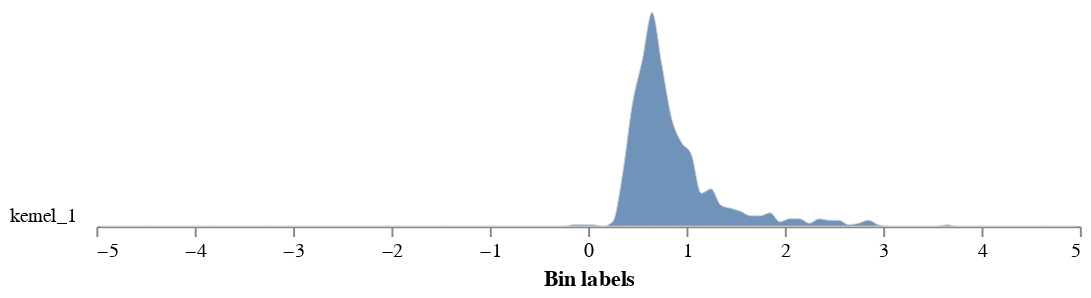

The notebook cell this image was saved under:
### Code cell
# Graph the histogram of the spectral index

ari_output=pcv.analyze.spectral_index(index_img=ari_index, labeled_mask=corn_thresh,
                           min_bin=-5, max_bin=5, label="kernel")

### Figure 1 — Vega-Lite specification as saved in the notebook (floating-point values rounded to 4 significant figures)
{"config": {"view": {"continuousWidth": 300, "continuousHeight": 300, "stroke": null}, "axis": {"grid": false}, "facet": {"columns": 1, "spacing": 0}, "title": {"anchor": "end"}}, "data": {"name": "data-b7169b1d396acd6a575f30affa9bf686"}, "facet": {"field": "sample", "header": {"labelAngle": 0, "labelAlign": "left", "labelOrient": "left"}, "title": null, "type": "nominal"}, "spec": {"mark": {"type": "area", "fillOpacity": 0.8, "interpolate": "monotone", "stroke": "lightgray", "strokeWidth": 0.5}, "encoding": {"x": {"field": "label", "title": "Bin labels", "type": "quantitative"}, "y": {"axis": null, "field": "value", "scale": {"range": [10, -100]}, "type": "quantitative"}}, "height": 10, "width": 500}, "bounds": "flush", "$schema": "https://vega.github.io/schema/vega-lite/v5.20.1.json", "datasets": {"data-b7169b1d396acd6a575f30affa9bf686": [{"sample": "kernel_1", "value": 0.0, "label": -4.95}, {"sample": "kernel_1", "value": 0.0, "label": -4.85}, {"sample": "kernel_1", "value": 0.0, "label": -4.75}, {"sample": "kernel_1", "value": 0.0, "label": -4.65}, {"sample": "kernel_1", "value": 0.0, "label": -4.55}, {"sample": "kernel_1", "value": 0.0, "label": -4.45}, {"sample": "kernel_1", "value": 0.0, "label": -4.35}, {"sample": "kernel_1", "value": 0.0, "label": -4.25}, {"sample": "kernel_1", "value": 0.0, "label": -4.15}, {"sample": "kernel_1", "value": 0.0, "label": -4.05}, {"sample": "kernel_1", "value": 0.0, "label": -3.95}, {"sample": "kernel_1", "value": 0.0, "label": -3.85}, {"sample": "kernel_1", "value": 0.0, "label": -3.75}, {"sample": "kernel_1", "value": 0.0, "label": -3.65}, {"sample": "kernel_1", "value": 0.0, "label": -3.55}, {"sample": "kernel_1", "value": 0.0, "label": -3.45}, {"sample": "kernel_1", "value": 0.0, "label": -3.35}, {"sample": "kernel_1", "value": 0.0, "label": -3.25}, {"sample": "kernel_1", "value": 0.0, "label": -3.15}, {"sample": "kernel_1", "value": 0.0, "label": -3.05}, {"sample": "kernel_1", "value": 0.0, "label": -2.95}, {"sample": "kernel_1", "value": 0.0, "label": -2.85}, {"sample": "kernel_1", "value": 0.0, "label": -2.75}, {"sample": "kernel_1", "value": 0.0, "label": -2.65}, {"sample": "kernel_1", "value": 0.0, "label": -2.55}, {"sample": "kernel_1", "value": 0.0, "label": -2.45}, {"sample": "kernel_1", "value": 0.0, "label": -2.35}, {"sample": "kernel_1", "value": 0.0, "label": -2.25}, {"sample": "kernel_1", "value": 0.0, "label": -2.15}, {"sample": "kernel_1", "value": 0.0, "label": -2.05}, {"sample": "kernel_1", "value": 0.0, "label": -1.95}, {"sample": "kernel_1", "value": 0.0, "label": -1.85}, {"sample": "kernel_1", "value": 0.0, "label": -1.75}, {"sample": "kernel_1", "value": 0.0, "label": -1.65}, {"sample": "kernel_1", "value": 0.0, "label": -1.55}, {"sample": "kernel_1", "value": 0.0, "label": -1.45}, {"sample": "kernel_1", "value": 0.0, "label": -1.35}, {"sample": "kernel_1", "value": 0.0, "label": -1.25}, {"sample": "kernel_1", "value": 0.0, "label": -1.15}, {"sample": "kernel_1", "value": 0.0, "label": -1.05}, {"sample": "kernel_1", "value": 0.0, "label": -0.95}, {"sample": "kernel_1", "value": 0.0, "label": -0.85}, {"sample": "kernel_1", "value": 0.0, "label": -0.75}, {"sample": "kernel_1", "value": 0.0, "label": -0.65}, {"sample": "kernel_1", "value": 0.0, "label": -0.55}, {"sample": "kernel_1", "value": 0.0, "label": -0.45}, {"sample": "kernel_1", "value": 0.0, "label": -0.35}, {"sample": "kernel_1", "value": 0.0, "label": -0.25}, {"sample": "kernel_1", "value": 0.1244, "label": -0.15}, {"sample": "kernel_1", "value": 0.1244, "label": -0.05}, {"sample": "kernel_1", "value": 0.1244, "label": 0.05}, {"sample": "kernel_1", "value": 0.0, "label": 0.15}, {"sample": "kernel_1", "value": 0.3731, "label": 0.25}, {"sample": "kernel_1", "value": 4.353, "label": 0.35}, {"sample": "kernel_1", "value": 10.2, "label": 0.45}, {"sample": "kernel_1", "value": 13.81, "label": 0.55}, {"sample": "kernel_1", "value": 17.79, "label": 0.65}, {"sample": "kernel_1", "value": 13.43, "label": 0.75}, {"sample": "kernel_1", "value": 8.955, "label": 0.85}, {"sample": "kernel_1", "value": 6.965, "label": 0.95}, {"sample": "kernel_1", "value": 5.97, "label": 1.05}, {"sample": "kernel_1", "value": 2.736, "label": 1.15}, {"sample": "kernel_1", "value": 3.109, "label": 1.25}, {"sample": "kernel_1", "value": 1.741, "label": 1.35}, {"sample": "kernel_1", "value": 1.493, "label": 1.45}, {"sample": "kernel_1", "value": 1.244, "label": 1.55}, {"sample": "kernel_1", "value": 0.8706, "label": 1.65}, {"sample": "kernel_1", "value": 0.8706, "label": 1.75}, {"sample": "kernel_1", "value": 1.119, "label": 1.85}, {"sample": "kernel_1", "value": 0.3731, "label": 1.95}, {"sample": "kernel_1", "value": 0.6219, "label": 2.05}, {"sample": "kernel_1", "value": 0.6219, "label": 2.15}, {"sample": "kernel_1", "value": 0.2488, "label": 2.25}, {"sample": "kernel_1", "value": 0.6219, "label": 2.35}, {"sample": "kernel_1", "value": 0.4975, "label": 2.45}, {"sample": "kernel_1", "value": 0.4975, "label": 2.55}, {"sample": "kernel_1", "value": 0.1244, "label": 2.65}, {"sample": "kernel_1", "value": 0.2488, "label": 2.75}, {"sample": "kernel_1", "value": 0.4975, "label": 2.85}, {"sample": "kernel_1", "value": 0.1244, "label": 2.95}, {"sample": "kernel_1", "value": 0.0, "label": 3.05}, {"sample": "kernel_1", "value": 0.0, "label": 3.15}, {"sample": "kernel_1", "value": 0.0, "label": 3.25}, {"sample": "kernel_1", "value": 0.0, "label": 3.35}, {"sample": "kernel_1", "value": 0.0, "label": 3.45}, {"sample": "kernel_1", "value": 0.0, "label": 3.55}, {"sample": "kernel_1", "value": 0.1244, "label": 3.65}, {"sample": "kernel_1", "value": 0.0, "label": 3.75}, {"sample": "kernel_1", "value": 0.0, "label": 3.85}, {"sample": "kernel_1", "value": 0.0, "label": 3.95}, {"sample": "kernel_1", "value": 0.0, "label": 4.05}, {"sample": "kernel_1", "value": 0.0, "label": 4.15}, {"sample": "kernel_1", "value": 0.0, "label": 4.25}, {"sample": "kernel_1", "value": 0.0, "label": 4.35}, {"sample": "kernel_1", "value": 0.0, "label": 4.45}, {"sample": "kernel_1", "value": 0.0, "label": 4.55}, {"sample": "kernel_1", "value": 0.0, "label": 4.65}, {"sample": "kernel_1", "value": 0.0, "label": 4.75}, {"sample": "kernel_1", "value": 0.0, "label": 4.85}, {"sample": "kernel_1", "value": 0.0, "label": 4.95}]}}
